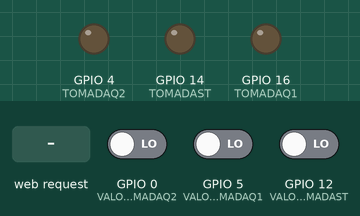
The sketch below on a simulated ESP8266 (NodeMCU). On the bench: output pins drawn as LEDs (lit = HIGH). The test bench sets the inputs (shaded band); at power-on: GPIO 0 (VALORTOMADAQ2) LOW, GPIO 5 (VALORTOMADAQ1) LOW, GPIO 12 (VALORTOMADAST) LOW. WiFi joins after 1.5 s; servers stay silent unless stated.

Above: at 4.2 s.
4.3 s: HTTP request GET /tq1 received
At 5.4 s:
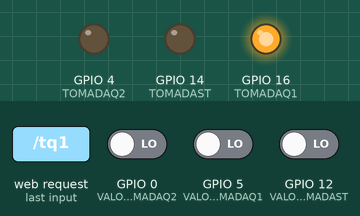
5.8 s: HTTP request GET /tq2 received
At 6.6 s:
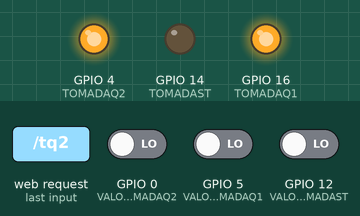
7.3 s: HTTP request GET /tst received
At 7.7 s:
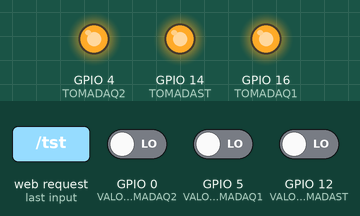
Timing chart, 0 to 10.3 s (numbered marks = the images above; inputs shaded):
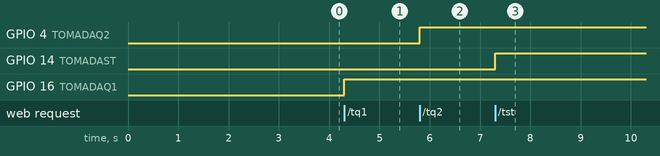

The sketch:

_60.ino
```cpp
/**
  --------------------------------------------------------
   Autor : Leones Moura
   Trabalho de Conclusão de Curso em Engenharia Eletrônica
   Tema: Automação Residencial Utilizando IoT
   -------------------------------------------------------
*/
///////////////////////////////////////////
/////////Importa as bibliotecas///////////
#include <ESP8266WiFi.h>
#include <ESP8266WebServer.h>
#include <ESP8266HTTPClient.h>
//////////////////////////////////////////


//////////////////////////////////////////
///Definições das variáveis globais//////
#define TOMADAQ1 16
#define VALORTOMADAQ1 5

#define TOMADAQ2 4
#define VALORTOMADAQ2 0

#define TOMADAST 14
#define VALORTOMADAST 12


const char* ssid = "Leones"; //Login da rede WIFI
const char* password = "18021965"; //Senha da rede WIFI
String form = "<html><head><title>Módulo Tomadas</title> <meta http-equiv=\"Content-Type\" content=\"text/html; charset=utf-8\"> </head><body><h1>ESP8266 Módulo Tomadas QUARTO1, QUARTO2 e SUÍTE </h1> <p>all -->    /all</br> <p>Tomada Quarto 1 -->    /tq1</br> <p>Tomada Quarto 2 -->    /tq2 </br> <p>Tomada Suíte-->    /tst </br></body></html>"; //Pagina Inicial em html para testes


////////////////////////////////////////


ESP8266WebServer server(80); //Inicializando servidor na porta 80, padrão do (HTTP)


//////////////////////////////////////////////////////////////////////////////////////////////////////////////
/////////////////////////////FUNÇÂO PARA CONECTAR A REDE WIFI/////////////////////////////////////////////////////////////
void wifiConnect(const char* ssid, const char* password) {
  int WiFiCounter = 0;

  //Desconecta das wifi's e atualiza o modo para Station (conectado a uma rede existente)
  WiFi.disconnect();
  WiFi.mode(WIFI_STA);

  //Inicializa a wifi com a rede e senha
  WiFi.begin(ssid, password);
  IPAddress subnet(255, 255, 255, 0);
  WiFi.config(IPAddress(10, 0, 0, 60),
              IPAddress(10, 0, 0, 1), subnet);

  //Aguarda conectar-se
  while (WiFi.status() != WL_CONNECTED && WiFiCounter < 30) {
    delay(1000);
    WiFiCounter++;
  }
  //////////////////////////////////////////////////////////////////////////////////////////////////////////////
  //////////////////////////////////////////////////////////////////////////////////////////////////////////////

}

//////////////////////////////////////////////////////////////////////////////////////////////////////////////
/////////////////////////////FUNÇÂO PARA INICIAR O SERVIDOR/////////////////////////////////////////////////////////////
void serverInit() {
  //Coloca o servidor para ouvir a página inicial
  server.on("/", []() {
    server.send(200, "text/html", form);
  });
  server.on("/all", allFunction);
  server.on("/tq1", TomadaQ1Function);
  server.on("/tq2", TomadaQ2Function);
  server.on("/tst", TomadaSTFunction);

  //Inicializa o servidor.
  server.begin();
}
//////////////////////////////////////////////////////////////////////////////////////////////////////////////
//////////////////////////////////////////////////////////////////////////////////////////////////////////////

//////////////////////////////////////////////////////////////////////////////////////////////////////////////
/////////////////////////////FUNÇÂO PARA TOMADAS/////////////////////////////////////////////////////////////
void allFunction(){

   server.send(200, "text/plain", ( "tq1:" + String(digitalRead(VALORTOMADAQ1)) + "\ntq2:" + String(digitalRead(VALORTOMADAQ2)) + "\ntst:" + String(digitalRead(VALORTOMADAST))  )    );
}


void TomadaQ1Function() {

  if (digitalRead(VALORTOMADAQ1))
  {
    digitalWrite(TOMADAQ1, LOW);
    server.send(200, "text/plain", String(digitalRead(VALORTOMADAQ1)));
  }
  else {
    digitalWrite(TOMADAQ1, HIGH);
    server.send(200, "text/plain", String(digitalRead(VALORTOMADAQ1)));
  }

}

void TomadaQ2Function() {

  if (digitalRead(VALORTOMADAQ2))
  {
    digitalWrite(TOMADAQ2, LOW);
    server.send(200, "text/plain", String(digitalRead(VALORTOMADAQ2)));
  }
  else {
    digitalWrite(TOMADAQ2, HIGH);
    server.send(200, "text/plain", String(digitalRead(VALORTOMADAQ2)));
  }

}

void TomadaSTFunction() {

  if (digitalRead(VALORTOMADAST))
  {
    digitalWrite(TOMADAST, LOW);
    server.send(200, "text/plain", String(digitalRead(VALORTOMADAST)));
  }
  else {
    digitalWrite(TOMADAST, HIGH);
    server.send(200, "text/plain", String(digitalRead(VALORTOMADAST)));
  }

}

//////////////////////////////////////////////////////////////////////////////////////////////////////////////
//////////////////////////////////////////////////////////////////////////////////////////////////////////////


void setup() {


  pinMode(TOMADAQ1, OUTPUT);
  pinMode(VALORTOMADAQ1, INPUT);
  pinMode(TOMADAQ2, OUTPUT);
  pinMode(VALORTOMADAQ2, INPUT);
  pinMode(TOMADAST, OUTPUT);
  pinMode(VALORTOMADAST, INPUT);


  wifiConnect(ssid, password);//Conecta-se a wifi
  delay(1000);
  serverInit(); //Inicia-se o servidor
}

void loop() {
  server.handleClient(); //Deixa o servidor "ouvindo" ações no servidor
}
```

Measured:
- after the input at 4.3 s, GPIO 16 (TOMADAQ1): LOW → HIGH at once
- after the input at 5.8 s, GPIO 4 (TOMADAQ2): LOW → HIGH at once
- after the input at 7.3 s, GPIO 14 (TOMADAST): LOW → HIGH at once
